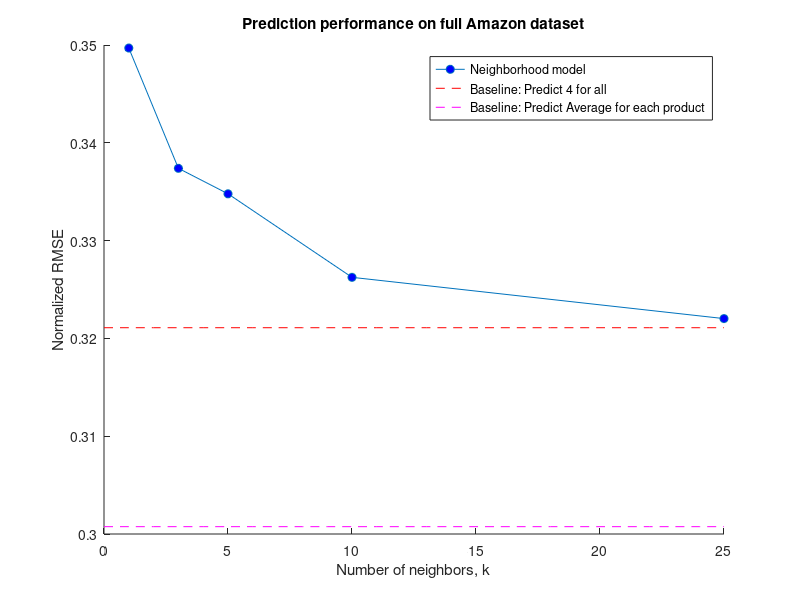
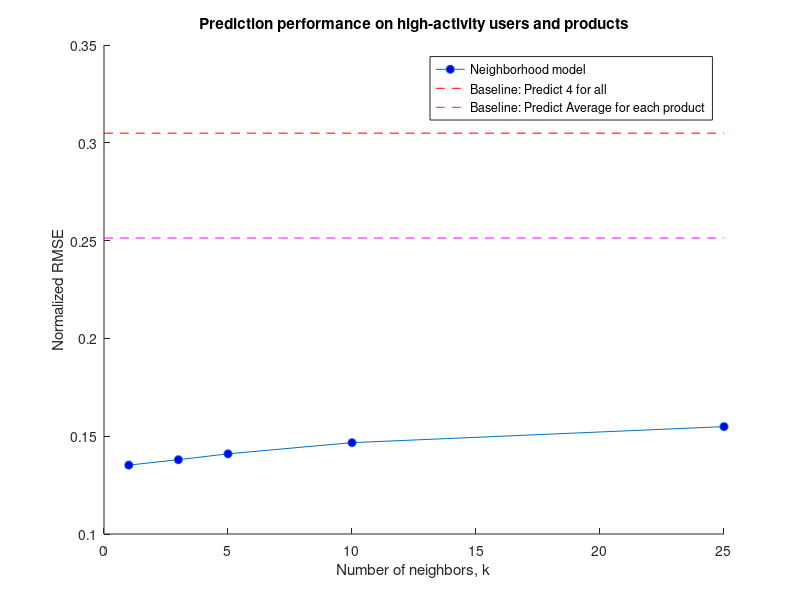

MATLAB code for these plots, in order:
k = [1, 3, 5, 10, 25];
x = 0:k(end);

%% Full set
err_nbr = [0.34969, 0.33739, 0.334785, 0.326245, 0.322025];

figure; hold on;
plot(k, err_nbr, 'o-', 'markerfacecolor', 'b');
plot(x, 0.3210925*ones(size(x)), 'r--'); % predict 4
plot(x, 0.30075*ones(size(x)), 'm--'); % predict average

title('Prediction performance on full Amazon dataset')
xlabel('Number of neighbors, k');
ylabel('Normalized RMSE');
legend('Neighborhood model', 'Baseline: Predict 4 for all',...
    'Baseline: Predict Average for each product')
hold off;

%% Pruned set
err_nbr_pruned = [0.135223, 0.1379735, 0.14099425, 0.146693, 0.15489675];

figure; hold on;
plot(k, err_nbr_pruned, 'o-', 'markerfacecolor', 'b');
plot(x, 0.3049275*ones(size(x)), 'r--');
plot(x, 0.251325*ones(size(x)), 'm--');

title('Prediction performance on high-activity users and products');
xlabel('Number of neighbors, k'); % predict 4
ylabel('Normalized RMSE'); % predict average

legend('Neighborhood model', 'Baseline: Predict 4 for all',...
    'Baseline: Predict Average for each product')